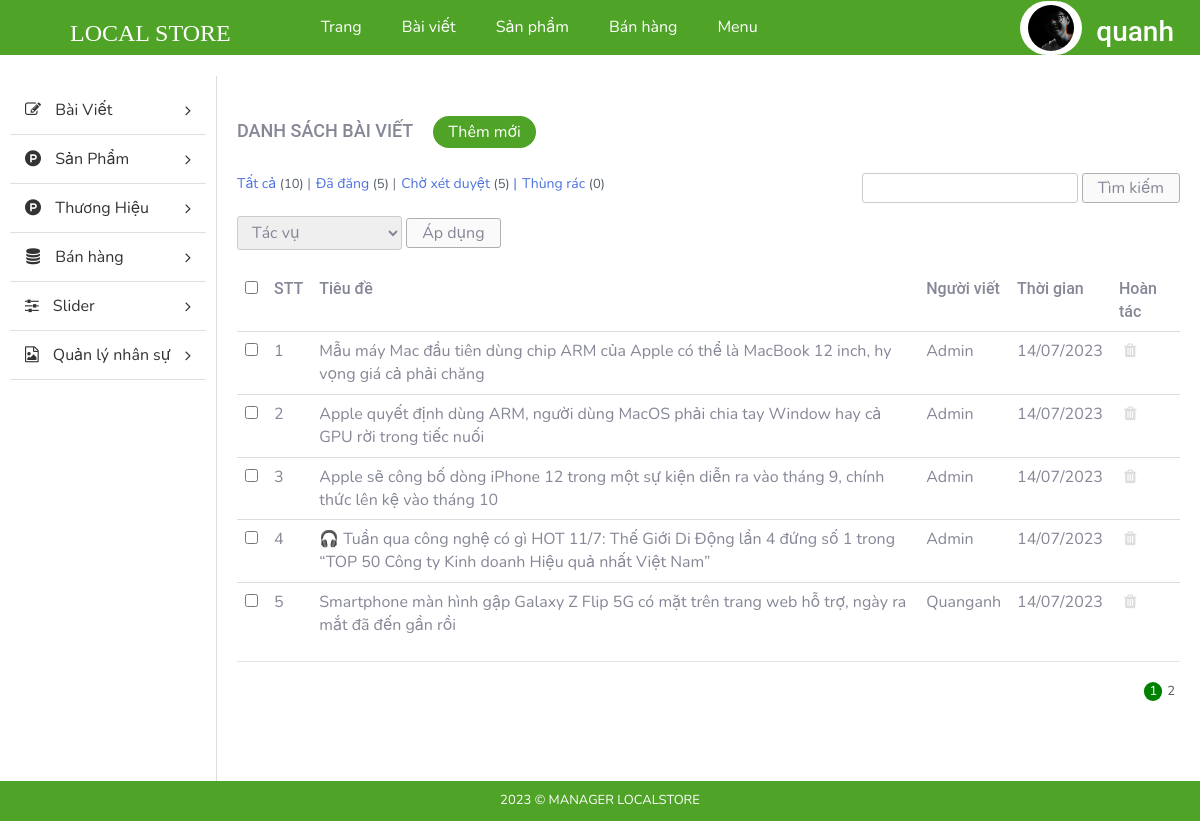
Page /admin/index.php?modules=blogs&controllers=index&action=list (signed in) on the committed database.
### tables this page shows
CREATE TABLE `tbl_blog` (
  `id` int(11) NOT NULL,
  `title` text NOT NULL,
  `content` text NOT NULL,
  `user` varchar(255) NOT NULL,
  `create_date` varchar(255) NOT NULL,
  `description` text NOT NULL,
  `image` varchar(255) NOT NULL
);

### admin/libraries/database.php (called while the page is built, shortened)
<?php
function db_query($query_string) {
    global $conn;
    $result = mysqli_query($conn, $query_string);
    return $result;
}
function db_fetch_array($query_string) {
    $result = array();
    $mysqli_result = db_query($query_string);
    while ($row = mysqli_fetch_assoc($mysqli_result)) {
        $result[] = $row;
    }
    return $result;
}

### admin/modules/blogs/models/indexModel.php (called while the page is built, shortened)
<?php
function getAll() {
	return db_fetch_array("SELECT * FROM `tbl_blog`");
}
 ?>

### admin/modules/blogs/controllers/indexController.php (called while the page is built, shortened)
<?php
function listAction(){
	$data_tmp = getAll();
	if(!empty($_GET['page'])){
		$page = $_GET['page'];
	}else{
		$page =1;
	}
	$numProduct = count($data_tmp);
	$productOnPage = 5;
	$num = ceil($numProduct/$productOnPage);
	$start = ($page - 1) * $productOnPage;
	$res =[];
	for ($i=$start; $i < $start+$productOnPage; $i++) {
		if(isset($data_tmp[$i]))
        $res[] = $data_tmp[$i];
	};
	$data = [$res, $num, $page];
	load_view('list',$data);;
}

### admin/core/router.php (called while the page is built, shortened)
<?php
$action_name = get_action().'Action';
call_function(array('construct', $action_name));

### admin/core/appload.php (called while the page is built, shortened)
<?php
require CONFIGPATH . DIRECTORY_SEPARATOR . 'database.php';
require LIBPATH . DIRECTORY_SEPARATOR . 'database.php';
require COREPATH . DIRECTORY_SEPARATOR . 'base.php';
require COREPATH . DIRECTORY_SEPARATOR . 'router.php';

### admin/index.php (called while the page is built, shortened)
<?php
require COREPATH.DIRECTORY_SEPARATOR.'appload.php';

### admin/modules/blogs/views/listView.php (the view, shortened to what this page needs)
<div id="main-content-wp" class="list-post-page">
    <div class="wrap clearfix">
        <div id="content" class="fl-right">
            <div class="section" id="title-page">
                <div class="clearfix">
                    <h3 id="index" class="fl-left">Danh sách bài viết</h3>
                    <a href="?modules=blogs&controllers=index&action=add" title="" id="add-new" class="fl-left">Thêm mới</a>
                </div>
            </div>
            <div class="section" id="detail-page">
                <div class="section-detail">
                    <div class="filter-wp clearfix">
                        <ul class="post-status fl-left">
                            <li class="all"><a href="">Tất cả <span class="count">(10)</span></a> |</li>
                            <li class="publish"><a href="">Đã đăng <span class="count">(5)</span></a> |</li>
                            <li class="pending"><a href="">Chờ xét duyệt <span class="count">(5)</span> |</a></li>
                            <li class="trash"><a href="">Thùng rác <span class="count">(0)</span></a></li>
                        </ul>
                        <form action="?modules=blogs&controllers=index&action=search" method="POST" class="form-s fl-right">
                            <input type="text" name="key_word" id="s">
                            <input type="submit" name="btn_submit"  value="Tìm kiếm">
                        </form>
                    </div>
                    <div class="actions">
                        <form method="GET" action="" class="form-actions">
                            <select name="actions">
                                <option value="0">Tác vụ</option>
                            </select>
                            <input type="submit" name="sm_action" value="Áp dụng">
                        </form>
                    </div>
                    <div class="table-responsive">
                        <table class="table list-table-wp">
                            <thead>
                                <tr>
                                    <td><input type="checkbox" name="checkAll" id="checkAll"></td>
                                    <td><span class="thead-text">STT</span></td>
                                    <td ><span class="thead-text" >Tiêu đề</span></td>
                                    <td><span class="thead-text">Người viết</span></td>
                                    <td><span class="thead-text">Thời gian</span></td>
                                    <td><span class="thead-text">Hoàn tác</span></td>
                                </tr>
                            </thead>
                            <tbody>
                                <?php $i=0;if(!empty($data['0'])) foreach ($data['0'] as  $value) { $i++;?>
                                <tr>
                                    <td><input type="checkbox" name="checkItem" class="checkItem"></td>
                                    <td><span class="tbody-text"><?php echo $i; ?></h3></span>
                                    <td ><span class="tbody-text"><?php echo $value['title']; ?></span> </td>
                                    <td><span class="tbody-text"><?php echo $value['user']; ?></span></td>
                                    <td><span class="tbody-text"><?php echo $value['create_date']; ?></span></td>
                                    <td>
                                        <ul class="list-operation ">
                                            <li><a href="?modules=blogs&controllers=index&action=delete&id=<?php echo $value['id']; ?>" title="Xóa" class="delete"><i class="fa fa-trash" aria-hidden="true"></i></a></li>
                                        </ul>
                                    </td>
                                </tr>
                                <?php }; ?>
                            </tbody>
                        </table>
                        <hr>
                    </div>
                </div>
            </div>
            <div class="section" id="paging-wp">
                <div class="section-detail clearfix">
                    <ul id="list-paging" class="fl-right">
                        <?php for ($i=1; $i <= $data['1'] ; $i++) { ?>
                        <li>
                            <a <?php if($i == $data['2']) echo 'style="background-color: green;color:white; border-radius:300px;"';  ?>  href="?modules=categorys&controllers=index&action=list&page=<?php echo $i; ?>" title=""><?php echo $i; ?></a>
                        </li>
                        <?php }; ?>
                    </ul>
                </div>
            </div>
        </div>
    </div>
</div>

### admin/core/base.php (shortened to what this page needs)
<?php
function get_module() {
    global $config;
    $module = isset($_GET['modules']) ? $_GET['modules'] : $config['default_module'];
    return $module;
}
function call_function($list_function = array()) {
    if (is_array($list_function)) {
        foreach ($list_function as $f) {
            if (function_exists($f())) {
                $f();
            }
        }
    }
}
function load_view($name, $data_send = array()) {
    $data = $data_send;
    $path = MODULESPATH . DIRECTORY_SEPARATOR . get_module() . DIRECTORY_SEPARATOR . 'views' . DIRECTORY_SEPARATOR . $name . 'View.php';
    if (file_exists($path)) {
        require $path;
    } else {
        echo "Không tìm thấy {$path}";
    }
}
function get_header($name = '') {
    global $data;
    if (empty($name)) {
        $name = 'header';
    } else {
        $name = "header-{$name}";
    }
    $path = LAYOUTPATH . DIRECTORY_SEPARATOR . $name . '.php';
    if (file_exists($path)) {
        if (is_array($data)) {
            foreach ($data as $key => $a) {
                $$key = $a;
            }
        }
        require $path;
    } else {
        echo "Không tìm thấy {$path}";
    }
}
function get_footer($name = '') {
    global $data;
    if (empty($name)) {
        $name = 'footer';
    } else {
        $name = "footer-{$name}";
    }
    $path = LAYOUTPATH . DIRECTORY_SEPARATOR . $name . '.php';
    if (file_exists($path)) {
        if (is_array($data)) {
            foreach ($data as $key => $a) {
                $$key = $a;
            }
        }
        require $path;
    } else {
        echo "Không tìm thấy {$path}";
    }
}
function get_sidebar($name = '') {
    global $data;
    if (empty($name)) {
        $name = 'sidebar';
    } else {
        $name = "sidebar-{$name}";
    }
    $path = LAYOUTPATH . DIRECTORY_SEPARATOR . $name . '.php';
    if (file_exists($path)) {
        if (is_array($data)) {
            foreach ($data as $key => $a) {
                $$key = $a;
            }
        }
        require $path;
    } else {
        echo "Không tìm thấy {$path}";
    }
}
?>

### admin/public/css/import/global.css (style rules this page uses)
body { font-family: "Roboto Regular"; font-size: 14px; line-height: 24px; color: #333; }
.fl-left { float: left; }
.fl-right { float: right; }
ul li { list-style: none!important; }
a { text-decoration: none!important; }

### admin/public/css/import/list_post.css (style rules this page uses)
#content { width: 82%; border-left: 1px solid #ddd; padding: 20px; }
#add-new { display: inline-block; color: #fff; background: #4fa327; padding: 4px 15px; margin: 20px; border-radius: 20px; }
#index { font-family: 'Roboto Medium'; font-weight: normal; text-transform: uppercase; font-size: 18px; padding: 24px 0px; }
.list-table-wp thead tr td { font-family: 'Roboto Medium'; font-weight: normal; }
.list-operation li { float: left; }
.list-operation li a { display: block; padding: 0px 5px; color: #ddd; }
.list-operation { width: 25%; }
#list-paging li { float: left; }
#list-paging li a { display: inline-block; color: #555; font-size: 13px; padding: 0px 5px; }
.filter-wp { margin-bottom: 5px; }
.actions { margin-bottom: 20px; }
.post-status li { float: left; font-size: 14px; margin-right: 5px; }
.post-status li .count { color: #555d66; font-size: 13px; display: inline-block; }
.form-s input[type="text"], .form-actions select { border-radius: 3px; border: 1px solid #ccc; padding: 2px 10px; }
.form-s input[type="submit"], .form-actions input[type="submit"] { border-radius: 3px; border: 1px solid #afafaf; padding: 2px 15px; background: #fafafa; }
.form-actions select { padding: 4px 10px; }

### admin/public/css/import/menu.css (style rules this page uses)
.actions select { border-radius: 3px; border: 1px solid #ccc; padding: 4px 10px; }

### admin/public/css/import/detail_order.css (style rules this page uses)
.table { margin-bottom: 0!important; }

### rows in the picture
tbl_blog: title "Mẫu máy Mac đầu tiên dùng chip ARM của Apple có thể là MacBook 12 inch, hy vọng giá cả phải chăng", user "Admin", create_date "14/07/2023"
tbl_blog: title "Apple quyết định dùng ARM, người dùng MacOS phải chia tay Window hay cả GPU rời trong tiếc nuối", user "Admin", create_date "14/07/2023"
tbl_blog: title "Apple sẽ công bố dòng iPhone 12 trong một sự kiện diễn ra vào tháng 9, chính thức lên kệ vào tháng 10", user "Admin", create_date "14/07/2023"
tbl_blog: title "🎧 Tuần qua công nghệ có gì HOT 11/7: Thế Giới Di Động lần 4 đứng số 1 trong “TOP 50 Công ty Kinh doanh Hiệu quả nhất Việt Nam”", user "Admin", create_date "14/07/2023"
tbl_blog: title "Smartphone màn hình gập Galaxy Z Flip 5G có mặt trên trang web hỗ trợ, ngày ra mắt đã đến gần rồi", user "Quanganh", create_date "14/07/2023"
